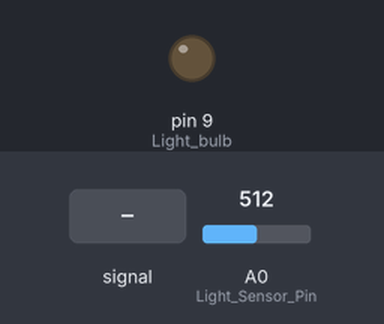
Bench run of a sketch on a simulated Arduino Uno, built with avr-gcc and run on an emulated ATmega328P. Shown: output pins drawn as LEDs (lit = HIGH). The inputs (shaded band) are chosen by the test bench; at power-on: A0 (Light_Sensor_Pin) = 512. What the sketch prints to the serial monitor is not drawn.

Above: at 1.2 s.
1.3 s: A0 (Light_Sensor_Pin) fed a 200 Hz sine of ±255 counts around its level
At 1.9 s:
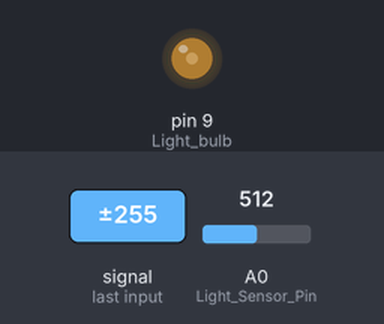
2.8 s: A0 (Light_Sensor_Pin) set to 340
At 3.7 s:
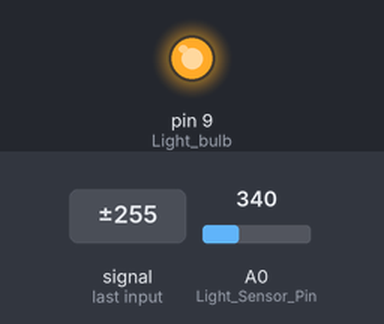
4.3 s: A0 (Light_Sensor_Pin) set to 382
5.8 s: A0 (Light_Sensor_Pin) set to 409
At 6.9 s:
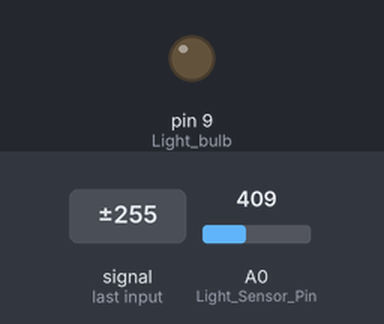
7.3 s: A0 (Light_Sensor_Pin) set to 366
8.8 s: A0 (Light_Sensor_Pin) set to 339
At 9.2 s:
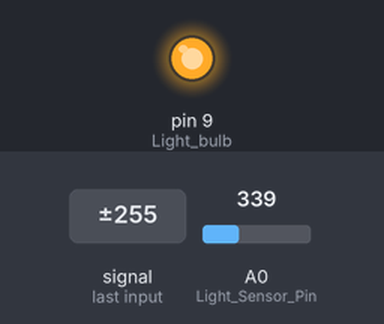
Timing chart, 0 to 11.3 s (numbered marks = the images above; inputs shaded):
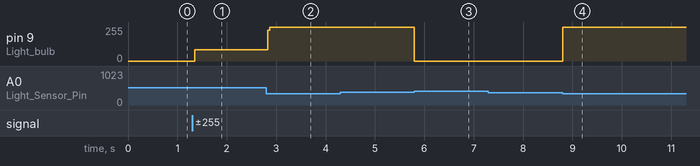

Measured:
- the behaviour switches between 400 and 401 on A0 (Light_Sensor_Pin) (found by bisection; images 2 and 3)
- the behaviour switches between 350 and 349 on A0 (Light_Sensor_Pin) (found by bisection; images 3 and 4)
- after the input at 1.3 s, pin 9 (Light_bulb): 0/255 → 84/255 after 0.05 s
- after the input at 2.8 s, pin 9 (Light_bulb): 84/255 → 255/255 at once
- after the input at 5.8 s, pin 9 (Light_bulb): 255/255 → 0/255 at once
- after the input at 8.8 s, pin 9 (Light_bulb): 0/255 → 255/255 at once

The sketch:

LightSensor_Relay.ino
```cpp
// (licence header left out)
/*
 * \file
 *         A quick program that measure the brightness of the room and turn the light on/off
 * \author
 *        Pham Ba Tho     https://www.facebook.com/phambatho
 *        Tran Duy Thanh  https://www.facebook.com/tranduy.thanh.37
 * \date
 *        Nov.27th 2013
 */

 /*-------------------------------------------------------------------------------------------*/


 /*
  * Tin hieu nhan duoc tu cam bien anh sang la tin hieu analog. Theo nhu khao sat cua chung toi
  * thi gia tri nhan duoc thuong la:
  * - khoang 600 neu khong co anh sang hoac anh sang yeu
  * - khoang 250 neu anh sang manh nhu anh sang ban ngay
  * Vay nen tu gia tri nhan duoc, chung ta se mo den neu gia tri nhan duoc lon hon 500 va
  * ta se tat den neu gia tri nhan duoc nho hon 350
  *
  * O day, de thuan tien, ta goi gia tri 400 la on_level
  * va gia tri 350 la off_level voi 2 dong code nhu sau:
   */

#define on_level  400
#define off_level 350

/* Chung ta khia bao cac bien duoc su dung o day */
int Light_Sensor_Pin = A0;    // Chung ta dung ten Light_Sensor_Pin thay cho ten A0
int Light_bulb = 9;      // Chung ta dat ten cho chan so 9 la Light_bulb, day cung la chan tin hieu dieu khien den.

int Light_Sensor_Value = 0;  // bien Light_Sensor_value dung de luu gia tri nhan duoc va dem di so sanh sau nay

void setup() {
  // Chung ta dung lenh sau de quy dinh chan so 9 la chan xuat tin hieu
  pinMode(Light_bulb, OUTPUT);
  Serial.begin(115200);
}

void loop() {

  /* Doc gia tri nhan duoc tu cam bien anh sang */
  Light_Sensor_Value = analogRead(Light_Sensor_Pin);
  Serial.println(Light_Sensor_Value);
  /* Ta dung ham if de so sanh gia tri nhan duoc voi 400 */
  if(Light_Sensor_Value > on_level){

  /* Neu gia tri nhan duoc thuc su lon hon 400 thi dong lenh nay se duoc thuc hien
     Va dong lenh nay cung la lenh mo den */
     /* Luu y: Vi relay dao nguoc tin hieu nen den se sang neu
        ta cho chan dieu khien den xuong LOW */
  digitalWrite(Light_bulb, LOW);
  }

  /* Ta dung ham if de so sanh gia tri nhan duoc voi 350 */
  if(Light_Sensor_Value < off_level){

  /* Neu gia tri nhan duoc thuc su nho hon 350 thi dong lenh nay se duoc thuc hien
     Va dong lenh nay cung la lenh tat den */
  digitalWrite(Light_bulb, HIGH);
  }
}
```
